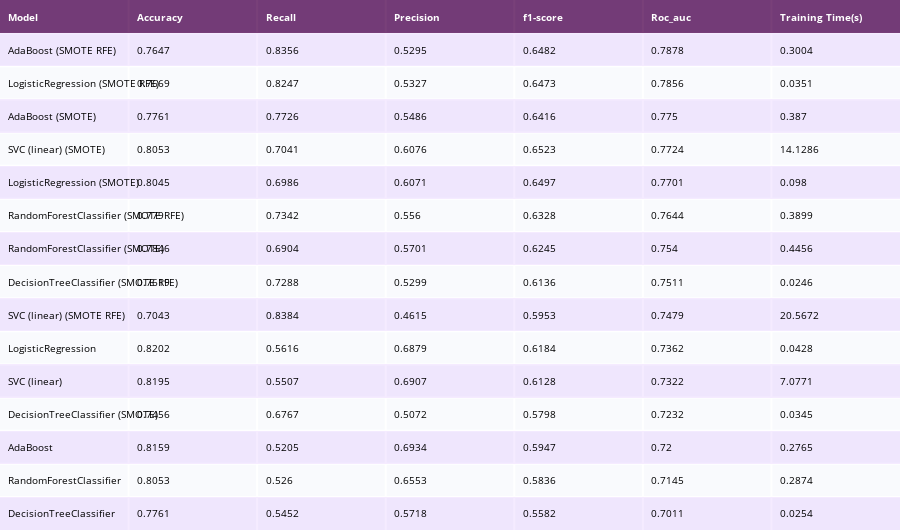

Notebook code for this chart:
### Code cell
sorted_df = performances_df.sort_values(by=['Roc_auc'], ascending=False)
colorscale = [[0, '#4d004c'],[.5, '#f2e5ff'],[1, '#ffffff']]

table = ff.create_table(np.round(sorted_df, 4), colorscale=colorscale)
table.layout.font.size = 10

# for i in range(len(table.layout.annotations)):
#     if i == 0:
#         table.layout.annotations[i].font.size = 10
#     else:
#         table.layout.annotations[i].align = 'left'
plotly_py.iplot(table)

### Figure 1 — Plotly figure (JSON) as saved in the notebook; plotly's stock layout.template omitted (floating-point values rounded to 4 significant figures)
{"data": [{"colorscale": [[0, "#4d004c"], [0.5, "#f2e5ff"], [1, "#ffffff"]], "hoverinfo": "none", "opacity": 0.75, "showscale": false, "type": "heatmap", "z": [[0, 0, 0, 0, 0, 0, 0], [0.5, 0.5, 0.5, 0.5, 0.5, 0.5, 0.5], [1, 1, 1, 1, 1, 1, 1], [0.5, 0.5, 0.5, 0.5, 0.5, 0.5, 0.5], [1, 1, 1, 1, 1, 1, 1], [0.5, 0.5, 0.5, 0.5, 0.5, 0.5, 0.5], [1, 1, 1, 1, 1, 1, 1], [0.5, 0.5, 0.5, 0.5, 0.5, 0.5, 0.5], [1, 1, 1, 1, 1, 1, 1], [0.5, 0.5, 0.5, 0.5, 0.5, 0.5, 0.5], [1, 1, 1, 1, 1, 1, 1], [0.5, 0.5, 0.5, 0.5, 0.5, 0.5, 0.5], [1, 1, 1, 1, 1, 1, 1], [0.5, 0.5, 0.5, 0.5, 0.5, 0.5, 0.5], [1, 1, 1, 1, 1, 1, 1], [0.5, 0.5, 0.5, 0.5, 0.5, 0.5, 0.5]]}], "layout": {"annotations": [{"align": "left", "font": {"color": "#ffffff"}, "showarrow": false, "text": "<b>Model</b>", "x": -0.45, "xanchor": "left", "xref": "x", "y": 0, "yref": "y"}, {"align": "left", "font": {"color": "#ffffff"}, "showarrow": false, "text": "<b>Accuracy</b>", "x": 0.55, "xanchor": "left", "xref": "x", "y": 0, "yref": "y"}, {"align": "left", "font": {"color": "#ffffff"}, "showarrow": false, "text": "<b>Recall</b>", "x": 1.55, "xanchor": "left", "xref": "x", "y": 0, "yref": "y"}, {"align": "left", "font": {"color": "#ffffff"}, "showarrow": false, "text": "<b>Precision</b>", "x": 2.55, "xanchor": "left", "xref": "x", "y": 0, "yref": "y"}, {"align": "left", "font": {"color": "#ffffff"}, "showarrow": false, "text": "<b>f1-score</b>", "x": 3.55, "xanchor": "left", "xref": "x", "y": 0, "yref": "y"}, {"align": "left", "font": {"color": "#ffffff"}, "showarrow": false, "text": "<b>Roc_auc</b>", "x": 4.55, "xanchor": "left", "xref": "x", "y": 0, "yref": "y"}, {"align": "left", "font": {"color": "#ffffff"}, "showarrow": false, "text": "<b>Training Time(s)</b>", "x": 5.55, "xanchor": "left", "xref": "x", "y": 0, "yref": "y"}, {"align": "left", "font": {"color": "#000000"}, "showarrow": false, "text": "AdaBoost (SMOTE RFE)", "x": -0.45, "xanchor": "left", "xref": "x", "y": 1, "yref": "y"}, {"align": "left", "font": {"color": "#000000"}, "showarrow": false, "text": "0.7647", "x": 0.55, "xanchor": "left", "xref": "x", "y": 1, "yref": "y"}, {"align": "left", "font": {"color": "#000000"}, "showarrow": false, "text": "0.8356", "x": 1.55, "xanchor": "left", "xref": "x", "y": 1, "yref": "y"}, {"align": "left", "font": {"color": "#000000"}, "showarrow": false, "text": "0.5295", "x": 2.55, "xanchor": "left", "xref": "x", "y": 1, "yref": "y"}, {"align": "left", "font": {"color": "#000000"}, "showarrow": false, "text": "0.6482", "x": 3.55, "xanchor": "left", "xref": "x", "y": 1, "yref": "y"}, {"align": "left", "font": {"color": "#000000"}, "showarrow": false, "text": "0.7878", "x": 4.55, "xanchor": "left", "xref": "x", "y": 1, "yref": "y"}, {"align": "left", "font": {"color": "#000000"}, "showarrow": false, "text": "0.3004", "x": 5.55, "xanchor": "left", "xref": "x", "y": 1, "yref": "y"}, {"align": "left", "font": {"color": "#000000"}, "showarrow": false, "text": "LogisticRegression (SMOTE RFE)", "x": -0.45, "xanchor": "left", "xref": "x", "y": 2, "yref": "y"}, {"align": "left", "font": {"color": "#000000"}, "showarrow": false, "text": "0.7669", "x": 0.55, "xanchor": "left", "xref": "x", "y": 2, "yref": "y"}, {"align": "left", "font": {"color": "#000000"}, "showarrow": false, "text": "0.8247", "x": 1.55, "xanchor": "left", "xref": "x", "y": 2, "yref": "y"}, {"align": "left", "font": {"color": "#000000"}, "showarrow": false, "text": "0.5327", "x": 2.55, "xanchor": "left", "xref": "x", "y": 2, "yref": "y"}, {"align": "left", "font": {"color": "#000000"}, "showarrow": false, "text": "0.6473", "x": 3.55, "xanchor": "left", "xref": "x", "y": 2, "yref": "y"}, {"align": "left", "font": {"color": "#000000"}, "showarrow": false, "text": "0.7856", "x": 4.55, "xanchor": "left", "xref": "x", "y": 2, "yref": "y"}, {"align": "left", "font": {"color": "#000000"}, "showarrow": false, "text": "0.0351", "x": 5.55, "xanchor": "left", "xref": "x", "y": 2, "yref": "y"}, {"align": "left", "font": {"color": "#000000"}, "showarrow": false, "text": "AdaBoost (SMOTE)", "x": -0.45, "xanchor": "left", "xref": "x", "y": 3, "yref": "y"}, {"align": "left", "font": {"color": "#000000"}, "showarrow": false, "text": "0.7761", "x": 0.55, "xanchor": "left", "xref": "x", "y": 3, "yref": "y"}, {"align": "left", "font": {"color": "#000000"}, "showarrow": false, "text": "0.7726", "x": 1.55, "xanchor": "left", "xref": "x", "y": 3, "yref": "y"}, {"align": "left", "font": {"color": "#000000"}, "showarrow": false, "text": "0.5486", "x": 2.55, "xanchor": "left", "xref": "x", "y": 3, "yref": "y"}, {"align": "left", "font": {"color": "#000000"}, "showarrow": false, "text": "0.6416", "x": 3.55, "xanchor": "left", "xref": "x", "y": 3, "yref": "y"}, {"align": "left", "font": {"color": "#000000"}, "showarrow": false, "text": "0.775", "x": 4.55, "xanchor": "left", "xref": "x", "y": 3, "yref": "y"}, {"align": "left", "font": {"color": "#000000"}, "showarrow": false, "text": "0.387", "x": 5.55, "xanchor": "left", "xref": "x", "y": 3, "yref": "y"}, {"align": "left", "font": {"color": "#000000"}, "showarrow": false, "text": "SVC (linear) (SMOTE)", "x": -0.45, "xanchor": "left", "xref": "x", "y": 4, "yref": "y"}, {"align": "left", "font": {"color": "#000000"}, "showarrow": false, "text": "0.8053", "x": 0.55, "xanchor": "left", "xref": "x", "y": 4, "yref": "y"}, {"align": "left", "font": {"color": "#000000"}, "showarrow": false, "text": "0.7041", "x": 1.55, "xanchor": "left", "xref": "x", "y": 4, "yref": "y"}, {"align": "left", "font": {"color": "#000000"}, "showarrow": false, "text": "0.6076", "x": 2.55, "xanchor": "left", "xref": "x", "y": 4, "yref": "y"}, {"align": "left", "font": {"color": "#000000"}, "showarrow": false, "text": "0.6523", "x": 3.55, "xanchor": "left", "xref": "x", "y": 4, "yref": "y"}, {"align": "left", "font": {"color": "#000000"}, "showarrow": false, "text": "0.7724", "x": 4.55, "xanchor": "left", "xref": "x", "y": 4, "yref": "y"}, {"align": "left", "font": {"color": "#000000"}, "showarrow": false, "text": "14.1286", "x": 5.55, "xanchor": "left", "xref": "x", "y": 4, "yref": "y"}, {"align": "left", "font": {"color": "#000000"}, "showarrow": false, "text": "LogisticRegression (SMOTE)", "x": -0.45, "xanchor": "left", "xref": "x", "y": 5, "yref": "y"}, {"align": "left", "font": {"color": "#000000"}, "showarrow": false, "text": "0.8045", "x": 0.55, "xanchor": "left", "xref": "x", "y": 5, "yref": "y"}, {"align": "left", "font": {"color": "#000000"}, "showarrow": false, "text": "0.6986", "x": 1.55, "xanchor": "left", "xref": "x", "y": 5, "yref": "y"}, {"align": "left", "font": {"color": "#000000"}, "showarrow": false, "text": "0.6071", "x": 2.55, "xanchor": "left", "xref": "x", "y": 5, "yref": "y"}, {"align": "left", "font": {"color": "#000000"}, "showarrow": false, "text": "0.6497", "x": 3.55, "xanchor": "left", "xref": "x", "y": 5, "yref": "y"}, {"align": "left", "font": {"color": "#000000"}, "showarrow": false, "text": "0.7701", "x": 4.55, "xanchor": "left", "xref": "x", "y": 5, "yref": "y"}, {"align": "left", "font": {"color": "#000000"}, "showarrow": false, "text": "0.098", "x": 5.55, "xanchor": "left", "xref": "x", "y": 5, "yref": "y"}, {"align": "left", "font": {"color": "#000000"}, "showarrow": false, "text": "RandomForestClassifier (SMOTE RFE)", "x": -0.45, "xanchor": "left", "xref": "x", "y": 6, "yref": "y"}, {"align": "left", "font": {"color": "#000000"}, "showarrow": false, "text": "0.779", "x": 0.55, "xanchor": "left", "xref": "x", "y": 6, "yref": "y"}, {"align": "left", "font": {"color": "#000000"}, "showarrow": false, "text": "0.7342", "x": 1.55, "xanchor": "left", "xref": "x", "y": 6, "yref": "y"}, {"align": "left", "font": {"color": "#000000"}, "showarrow": false, "text": "0.556", "x": 2.55, "xanchor": "left", "xref": "x", "y": 6, "yref": "y"}, {"align": "left", "font": {"color": "#000000"}, "showarrow": false, "text": "0.6328", "x": 3.55, "xanchor": "left", "xref": "x", "y": 6, "yref": "y"}, {"align": "left", "font": {"color": "#000000"}, "showarrow": false, "text": "0.7644", "x": 4.55, "xanchor": "left", "xref": "x", "y": 6, "yref": "y"}, {"align": "left", "font": {"color": "#000000"}, "showarrow": false, "text": "0.3899", "x": 5.55, "xanchor": "left", "xref": "x", "y": 6, "yref": "y"}, {"align": "left", "font": {"color": "#000000"}, "showarrow": false, "text": "RandomForestClassifier (SMOTE)", "x": -0.45, "xanchor": "left", "xref": "x", "y": 7, "yref": "y"}, {"align": "left", "font": {"color": "#000000"}, "showarrow": false, "text": "0.7846", "x": 0.55, "xanchor": "left", "xref": "x", "y": 7, "yref": "y"}, {"align": "left", "font": {"color": "#000000"}, "showarrow": false, "text": "0.6904", "x": 1.55, "xanchor": "left", "xref": "x", "y": 7, "yref": "y"}, {"align": "left", "font": {"color": "#000000"}, "showarrow": false, "text": "0.5701", "x": 2.55, "xanchor": "left", "xref": "x", "y": 7, "yref": "y"}, {"align": "left", "font": {"color": "#000000"}, "showarrow": false, "text": "0.6245", "x": 3.55, "xanchor": "left", "xref": "x", "y": 7, "yref": "y"}, {"align": "left", "font": {"color": "#000000"}, "showarrow": false, "text": "0.754", "x": 4.55, "xanchor": "left", "xref": "x", "y": 7, "yref": "y"}, {"align": "left", "font": {"color": "#000000"}, "showarrow": false, "text": "0.4456", "x": 5.55, "xanchor": "left", "xref": "x", "y": 7, "yref": "y"}, {"align": "left", "font": {"color": "#000000"}, "showarrow": false, "text": "DecisionTreeClassifier (SMOTE RFE)", "x": -0.45, "xanchor": "left", "xref": "x", "y": 8, "yref": "y"}, {"align": "left", "font": {"color": "#000000"}, "showarrow": false, "text": "0.7619", "x": 0.55, "xanchor": "left", "xref": "x", "y": 8, "yref": "y"}, {"align": "left", "font": {"color": "#000000"}, "showarrow": false, "text": "0.7288", "x": 1.55, "xanchor": "left", "xref": "x", "y": 8, "yref": "y"}, {"align": "left", "font": {"color": "#000000"}, "showarrow": false, "text": "0.5299", "x": 2.55, "xanchor": "left", "xref": "x", "y": 8, "yref": "y"}, {"align": "left", "font": {"color": "#000000"}, "showarrow": false, "text": "0.6136", "x": 3.55, "xanchor": "left", "xref": "x", "y": 8, "yref": "y"}, {"align": "left", "font": {"color": "#000000"}, "showarrow": false, "text": "0.7511", "x": 4.55, "xanchor": "left", "xref": "x", "y": 8, "yref": "y"}, {"align": "left", "font": {"color": "#000000"}, "showarrow": false, "text": "0.0246", "x": 5.55, "xanchor": "left", "xref": "x", "y": 8, "yref": "y"}, {"align": "left", "font": {"color": "#000000"}, "showarrow": false, "text": "SVC (linear) (SMOTE RFE)", "x": -0.45, "xanchor": "left", "xref": "x", "y": 9, "yref": "y"}, {"align": "left", "font": {"color": "#000000"}, "showarrow": false, "text": "0.7043", "x": 0.55, "xanchor": "left", "xref": "x", "y": 9, "yref": "y"}, {"align": "left", "font": {"color": "#000000"}, "showarrow": false, "text": "0.8384", "x": 1.55, "xanchor": "left", "xref": "x", "y": 9, "yref": "y"}, {"align": "left", "font": {"color": "#000000"}, "showarrow": false, "text": "0.4615", "x": 2.55, "xanchor": "left", "xref": "x", "y": 9, "yref": "y"}, {"align": "left", "font": {"color": "#000000"}, "showarrow": false, "text": "0.5953", "x": 3.55, "xanchor": "left", "xref": "x", "y": 9, "yref": "y"}, {"align": "left", "font": {"color": "#000000"}, "showarrow": false, "text": "0.7479", "x": 4.55, "xanchor": "left", "xref": "x", "y": 9, "yref": "y"}, {"align": "left", "font": {"color": "#000000"}, "showarrow": false, "text": "20.5672", "x": 5.55, "xanchor": "left", "xref": "x", "y": 9, "yref": "y"}, {"align": "left", "font": {"color": "#000000"}, "showarrow": false, "text": "LogisticRegression", "x": -0.45, "xanchor": "left", "xref": "x", "y": 10, "yref": "y"}, {"align": "left", "font": {"color": "#000000"}, "showarrow": false, "text": "0.8202", "x": 0.55, "xanchor": "left", "xref": "x", "y": 10, "yref": "y"}, {"align": "left", "font": {"color": "#000000"}, "showarrow": false, "text": "0.5616", "x": 1.55, "xanchor": "left", "xref": "x", "y": 10, "yref": "y"}, {"align": "left", "font": {"color": "#000000"}, "showarrow": false, "text": "0.6879", "x": 2.55, "xanchor": "left", "xref": "x", "y": 10, "yref": "y"}, {"align": "left", "font": {"color": "#000000"}, "showarrow": false, "text": "0.6184", "x": 3.55, "xanchor": "left", "xref": "x", "y": 10, "yref": "y"}, {"align": "left", "font": {"color": "#000000"}, "showarrow": false, "text": "0.7362", "x": 4.55, "xanchor": "left", "xref": "x", "y": 10, "yref": "y"}, {"align": "left", "font": {"color": "#000000"}, "showarrow": false, "text": "0.0428", "x": 5.55, "xanchor": "left", "xref": "x", "y": 10, "yref": "y"}, {"align": "left", "font": {"color": "#000000"}, "showarrow": false, "text": "SVC (linear)", "x": -0.45, "xanchor": "left", "xref": "x", "y": 11, "yref": "y"}, {"align": "left", "font": {"color": "#000000"}, "showarrow": false, "text": "0.8195", "x": 0.55, "xanchor": "left", "xref": "x", "y": 11, "yref": "y"}, {"align": "left", "font": {"color": "#000000"}, "showarrow": false, "text": "0.5507", "x": 1.55, "xanchor": "left", "xref": "x", "y": 11, "yref": "y"}, {"align": "left", "font": {"color": "#000000"}, "showarrow": false, "text": "0.6907", "x": 2.55, "xanchor": "left", "xref": "x", "y": 11, "yref": "y"}, {"align": "left", "font": {"color": "#000000"}, "showarrow": false, "text": "0.6128", "x": 3.55, "xanchor": "left", "xref": "x", "y": 11, "yref": "y"}, {"align": "left", "font": {"color": "#000000"}, "showarrow": false, "text": "0.7322", "x": 4.55, "xanchor": "left", "xref": "x", "y": 11, "yref": "y"}, {"align": "left", "font": {"color": "#000000"}, "showarrow": false, "text": "7.0771", "x": 5.55, "xanchor": "left", "xref": "x", "y": 11, "yref": "y"}, {"align": "left", "font": {"color": "#000000"}, "showarrow": false, "text": "DecisionTreeClassifier (SMOTE)", "x": -0.45, "xanchor": "left", "xref": "x", "y": 12, "yref": "y"}, {"align": "left", "font": {"color": "#000000"}, "showarrow": false, "text": "0.7456", "x": 0.55, "xanchor": "left", "xref": "x", "y": 12, "yref": "y"}, {"align": "left", "font": {"color": "#000000"}, "showarrow": false, "text": "0.6767", "x": 1.55, "xanchor": "left", "xref": "x", "y": 12, "yref": "y"}, {"align": "left", "font": {"color": "#000000"}, "showarrow": false, "text": "0.5072", "x": 2.55, "xanchor": "left", "xref": "x", "y": 12, "yref": "y"}, {"align": "left", "font": {"color": "#000000"}, "showarrow": false, "text": "0.5798", "x": 3.55, "xanchor": "left", "xref": "x", "y": 12, "yref": "y"}, {"align": "left", "font": {"color": "#000000"}, "showarrow": false, "text": "0.7232", "x": 4.55, "xanchor": "left", "xref": "x", "y": 12, "yref": "y"}, {"align": "left", "font": {"color": "#000000"}, "showarrow": false, "text": "0.0345", "x": 5.55, "xanchor": "left", "xref": "x", "y": 12, "yref": "y"}, {"align": "left", "font": {"color": "#000000"}, "showarrow": false, "text": "AdaBoost", "x": -0.45, "xanchor": "left", "xref": "x", "y": 13, "yref": "y"}, {"align": "left", "font": {"color": "#000000"}, "showarrow": false, "text": "0.8159", "x": 0.55, "xanchor": "left", "xref": "x", "y": 13, "yref": "y"}, {"align": "left", "font": {"color": "#000000"}, "showarrow": false, "text": "0.5205", "x": 1.55, "xanchor": "left", "xref": "x", "y": 13, "yref": "y"}, {"align": "left", "font": {"color": "#000000"}, "showarrow": false, "text": "0.6934", "x": 2.55, "xanchor": "left", "xref": "x", "y": 13, "yref": "y"}, {"align": "left", "font": {"color": "#000000"}, "showarrow": false, "text": "0.5947", "x": 3.55, "xanchor": "left", "xref": "x", "y": 13, "yref": "y"}, {"align": "left", "font": {"color": "#000000"}, "showarrow": false, "text": "0.72", "x": 4.55, "xanchor": "left", "xref": "x", "y": 13, "yref": "y"}, {"align": "left", "font": {"color": "#000000"}, "showarrow": false, "text": "0.2765", "x": 5.55, "xanchor": "left", "xref": "x", "y": 13, "yref": "y"}, {"align": "left", "font": {"color": "#000000"}, "showarrow": false, "text": "RandomForestClassifier", "x": -0.45, "xanchor": "left", "xref": "x", "y": 14, "yref": "y"}, {"align": "left", "font": {"color": "#000000"}, "showarrow": false, "text": "0.8053", "x": 0.55, "xanchor": "left", "xref": "x", "y": 14, "yref": "y"}, {"align": "left", "font": {"color": "#000000"}, "showarrow": false, "text": "0.526", "x": 1.55, "xanchor": "left", "xref": "x", "y": 14, "yref": "y"}, {"align": "left", "font": {"color": "#000000"}, "showarrow": false, "text": "0.6553", "x": 2.55, "xanchor": "left", "xref": "x", "y": 14, "yref": "y"}, {"align": "left", "font": {"color": "#000000"}, "showarrow": false, "text": "0.5836", "x": 3.55, "xanchor": "left", "xref": "x", "y": 14, "yref": "y"}, {"align": "left", "font": {"color": "#000000"}, "showarrow": false, "text": "0.7145", "x": 4.55, "xanchor": "left", "xref": "x", "y": 14, "yref": "y"}, {"align": "left", "font": {"color": "#000000"}, "showarrow": false, "text": "0.2874", "x": 5.55, "xanchor": "left", "xref": "x", "y": 14, "yref": "y"}, {"align": "left", "font": {"color": "#000000"}, "showarrow": false, "text": "DecisionTreeClassifier", "x": -0.45, "xanchor": "left", "xref": "x", "y": 15, "yref": "y"}, {"align": "left", "font": {"color": "#000000"}, "showarrow": false, "text": "0.7761", "x": 0.55, "xanchor": "left", "xref": "x", "y": 15, "yref": "y"}, {"align": "left", "font": {"color": "#000000"}, "showarrow": false, "text": "0.5452", "x": 1.55, "xanchor": "left", "xref": "x", "y": 15, "yref": "y"}, {"align": "left", "font": {"color": "#000000"}, "showarrow": false, "text": "0.5718", "x": 2.55, "xanchor": "left", "xref": "x", "y": 15, "yref": "y"}, {"align": "left", "font": {"color": "#000000"}, "showarrow": false, "text": "0.5582", "x": 3.55, "xanchor": "left", "xref": "x", "y": 15, "yref": "y"}, {"align": "left", "font": {"color": "#000000"}, "showarrow": false, "text": "0.7011", "x": 4.55, "xanchor": "left", "xref": "x", "y": 15, "yref": "y"}, {"align": "left", "font": {"color": "#000000"}, "showarrow": false, "text": "0.0254", "x": 5.55, "xanchor": "left", "xref": "x", "y": 15, "yref": "y"}], "font": {"size": 10}, "height": 530, "margin": {"b": 0, "l": 0, "r": 0, "t": 0}, "xaxis": {"dtick": 1, "gridwidth": 2, "showticklabels": false, "tick0": -0.5, "ticks": "", "zeroline": false}, "yaxis": {"autorange": "reversed", "dtick": 1, "gridwidth": 2, "showticklabels": false, "tick0": 0.5, "ticks": "", "zeroline": false}}}
